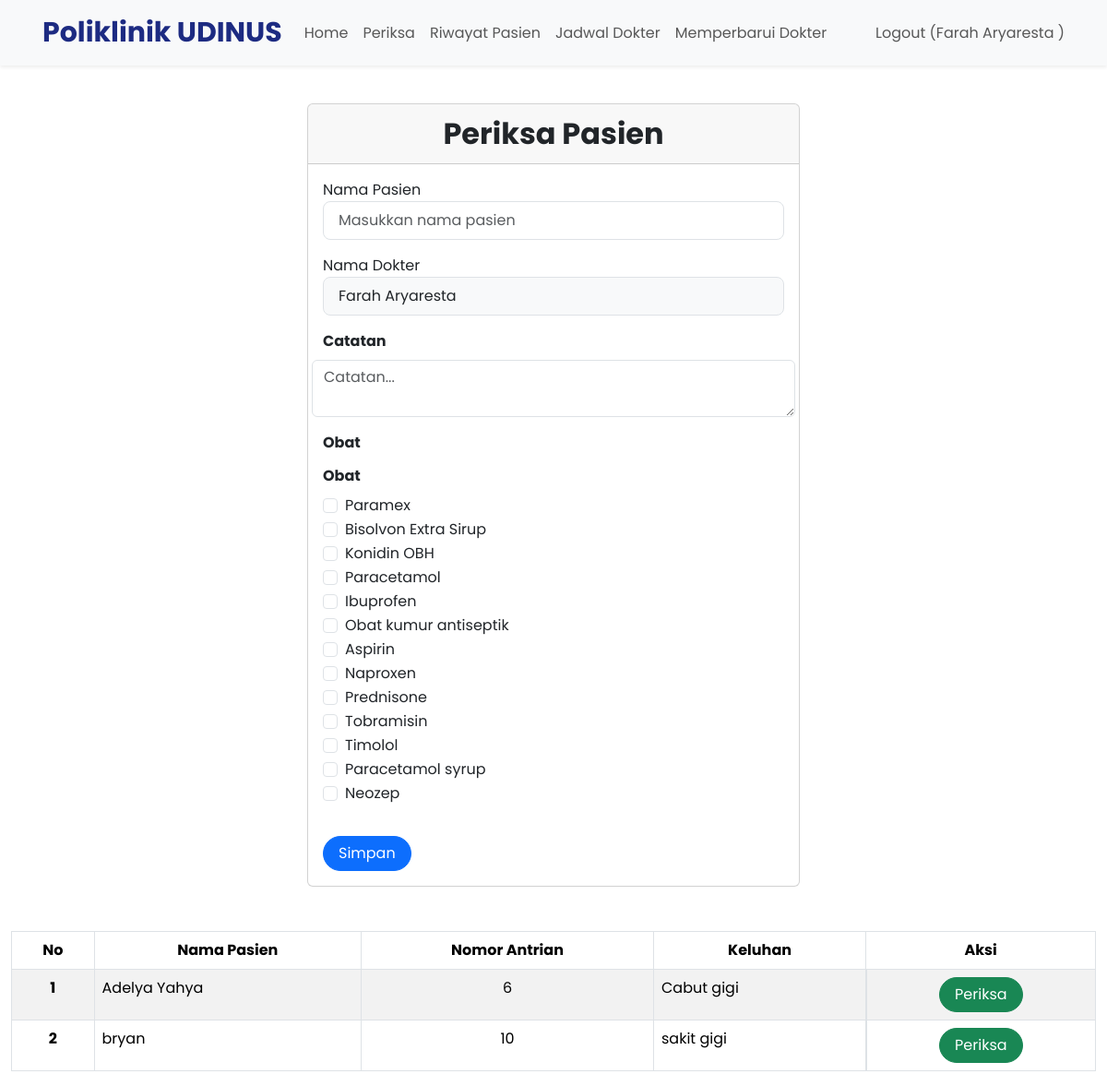
The app's page /berandaDokter.php?page=periksa (signed in) with its own data.
### tables this page shows
CREATE TABLE `obat` (
  `id` int(11) NOT NULL,
  `nama_obat` varchar(100) NOT NULL,
  `kemasan` varchar(50) NOT NULL,
  `harga` double NOT NULL,
  `Stok` int(11) NOT NULL
);

CREATE TABLE `daftar_poli` (
  `id` int(11) NOT NULL,
  `id_pasien` int(11) NOT NULL,
  `id_jadwal` int(11) NOT NULL,
  `keluhan` text NOT NULL,
  `no_antrian` int(11) NOT NULL,
  `tanggal` timestamp NOT NULL DEFAULT current_timestamp() ON UPDATE current_timestamp()
);

CREATE TABLE `pasien` (
  `id` int(11) NOT NULL,
  `nama` varchar(255) NOT NULL,
  `alamat` varchar(255) NOT NULL,
  `no_ktp` varchar(255) NOT NULL,
  `no_hp` varchar(50) NOT NULL,
  `no_rm` varchar(25) NOT NULL
);

### periksa.php (the view, shortened to what this page needs)
<br>
<div class="container">
    <div class="container">
        <div class="row justify-content-center">
            <div class="col-md-6">
                <div class="card">
                    <div class="card-header text-center fw-bold" style="font-size: 2rem;">Periksa Pasien</div>
                        <div class="card-body">
                            <form method="POST" action="">
                                <?php
                                    $nama_dokter = $_SESSION['nama'];
                                    $nama_pasien = '';
                                    ?>
                                <div class="form-group mb-3">
                                    <label for="id_pasien">Nama Pasien</label>
                                    <input value="<?php echo $nama_pasien ?>" type="text" name="id_pasien" class="form-control form-control-lg  fs-6" placeholder="Masukkan nama pasien" required>
                                </div>
                                <div class="form-group mb-3">
                                    <label for="id_dokter">Nama Dokter</label>
                                    <input value="<?php echo $nama_dokter ?>" type="text" name="id_dokter" class="form-control form-control-lg bg-light fs-6" placeholder="Masukkan nama dokter" required>
                                </div>
                                <div class="row mt-1 mb-3">
                                    <label for="catatan" class="form-label fw-bold">
                                        Catatan
                                    </label>
                                    <textarea placeholder="Catatan..." class="form-control" name="catatan" id="catatan" aria-label="With textarea"></textarea>
                                </div>
                                <div class="row mt-1 mb-3">
                                    <label for="id_obat" class="form-label fw-bold">
                                        Obat
                                    </label>
                                    <div>
                                    <div class="row mt-1 mb-3">
    <label for="id_obat" class="form-label fw-bold">Obat</label>
    <div>
        <?php
            $result = mysqli_query($mysqli, "SELECT * FROM obat");
            while ($data = mysqli_fetch_assoc($result)) {
                echo "
                    <div class='form-check'>
                        <input class='form-check-input' type='checkbox' name='id_obat[]' value='" . $data['id'] . "' id='obat" . $data['id'] . "'>
                        <label class='form-check-label' for='obat" . $data['id'] . "'>
                            " . $data['nama_obat'] . "
                        </label>
                    </div>
                ";
            }
        ?>
    </div>
</div>
                                    </div>
                                </div>
                                <div class="row mt-3">
                                    <div class=col>
                                        <button type="submit" class="btn btn-primary rounded-pill px-3 mt-auto" name="simpan">Simpan</button>
                                    </div>
                                </div>
                            </form>
                        </div>
                    </div>
                </div>
            </div>
        </div>
    </div>
    <br>
    <br>
    <table class="table table-bordered table-striped table-hover">
        <thead>
            <tr class="text-center">
                <th scope="col">No</th>
                <th scope="col">Nama Pasien</th>
                <th scope="col">Nomor Antrian</th>
                <th scope="col">Keluhan</th>
                <th scope="col">Aksi</th>
            </tr>
        </thead>
        <tbody>
            <?php
            $id_dokter = $_SESSION['id'];
            $result = mysqli_query($mysqli, "
                SELECT daftar_poli.*, pasien.nama AS nama, jadwal_periksa.hari, jadwal_periksa.jam_mulai, jadwal_periksa.jam_selesai
                FROM daftar_poli
                JOIN (
                    SELECT id_pasien, MAX(tanggal) as max_tanggal
                    FROM daftar_poli
                    GROUP BY id_pasien
                ) as latest_poli ON daftar_poli.id_pasien = latest_poli.id_pasien AND daftar_poli.tanggal = latest_poli.max_tanggal
                JOIN jadwal_periksa ON daftar_poli.id_jadwal = jadwal_periksa.id
                JOIN pasien ON daftar_poli.id_pasien = pasien.id
                LEFT JOIN periksa ON daftar_poli.id = periksa.id_daftar_poli
                WHERE jadwal_periksa.id_dokter = '$id_dokter' AND periksa.id_daftar_poli IS NULL
            ");
            $no = 1;
            while ($data = mysqli_fetch_array($result)) {
            ?>
                <tr>
                    <th scope="row" class="text-center"><?php echo $no++ ?></th>
                    <td><?php echo $data['nama'] ?></td>
                    <td class="text-center"><?php echo $data['no_antrian'] ?></td>
                    <td><?php echo $data['keluhan'] ?></td>
                    <td  class="d-flex justify-content-center ">
                        <a class="btn btn-success rounded-pill px-3" href="berandaDokter.php?page=periksa&id=<?php echo $data['id'] ?>">Periksa</a>
                    </td>
                </tr>
            <?php
            }
            ?>
        </tbody>
    </table>

### style.css (style rules this page uses)
body { font-family: "Poppins", sans-serif; }
::placeholder { font-size: 16px; }

### records on screen
obat: nama_obat "Paramex"
obat: nama_obat "Bisolvon Extra Sirup"
obat: nama_obat "Konidin OBH"
obat: nama_obat "Paracetamol"
obat: nama_obat "Ibuprofen"
obat: nama_obat "Obat kumur antiseptik"
obat: nama_obat "Aspirin"
obat: nama_obat "Naproxen"
obat: nama_obat "Prednisone"
obat: nama_obat "Tobramisin"
obat: nama_obat "Timolol"
obat: nama_obat "Paracetamol syrup"
obat: nama_obat "Neozep"
daftar_poli: id_pasien.nama "Adelya Yahya", no_antrian "6", keluhan "Cabut gigi"
daftar_poli: id_pasien.nama "bryan", no_antrian "10", keluhan "sakit gigi"

### other values on screen
$_SESSION['nama'] "Farah Aryaresta"
